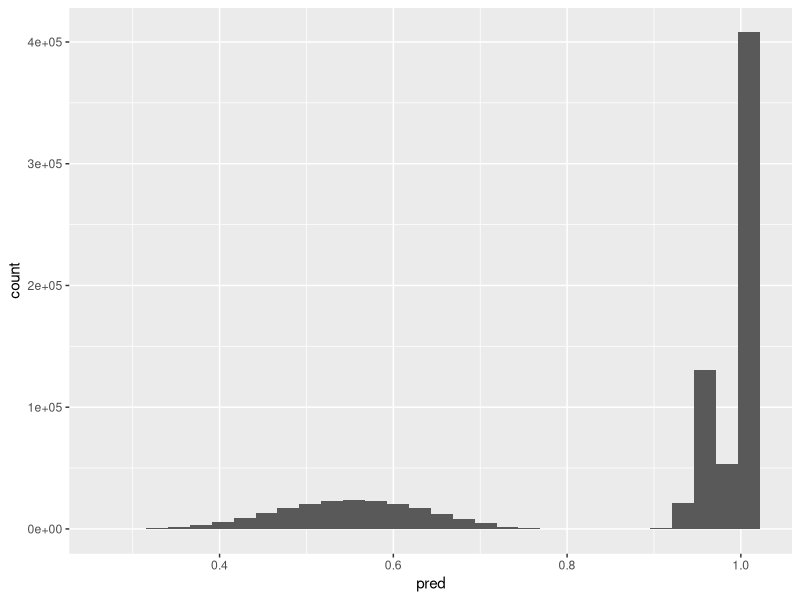

This chart was generated by the following R code:
library(tidyverse)

input_vars <- list(
  access_car = 0:1,
  liscense = 0:1,
  n_jobs = 0:4,
  treatment = 0:3,
  not_problem = 0:3,
  life_hard = 0:3,
  not_bother = 0:3,
  alcohol = 0:4,
  more_drug = 0:1,
  see_fights = 0:1,
  homeless = 0:1,
  parole_revoked = 0:3
)

df <- expand.grid(
  input_vars
)


dynamic_risk_model2 <- function(X) {
  logit <- function(X) {
    -.200*X$access_car + 
    .172*X$liscense + 
    .019*X$n_jobs + 
    -.075*X$treatment + 
    3.069*X$not_problem + 
    .085*X$life_hard + 
    -.075*X$not_bother + 
    -.088*X$alcohol + 
    .087*X$more_drug + 
    .123*X$see_fights + 
    .158*X$homeless + 
    .186*X$parole_revoked
  }
  risk <- exp(logit(X)) / (1 + exp(logit(X)))
  return(risk)
}

df$pred <- dynamic_risk_model2(df)

df %>%
  ggplot(aes(x = pred)) + 
  geom_histogram()

mean(df$pred)
median(df$pred)
sd(df$pred)

